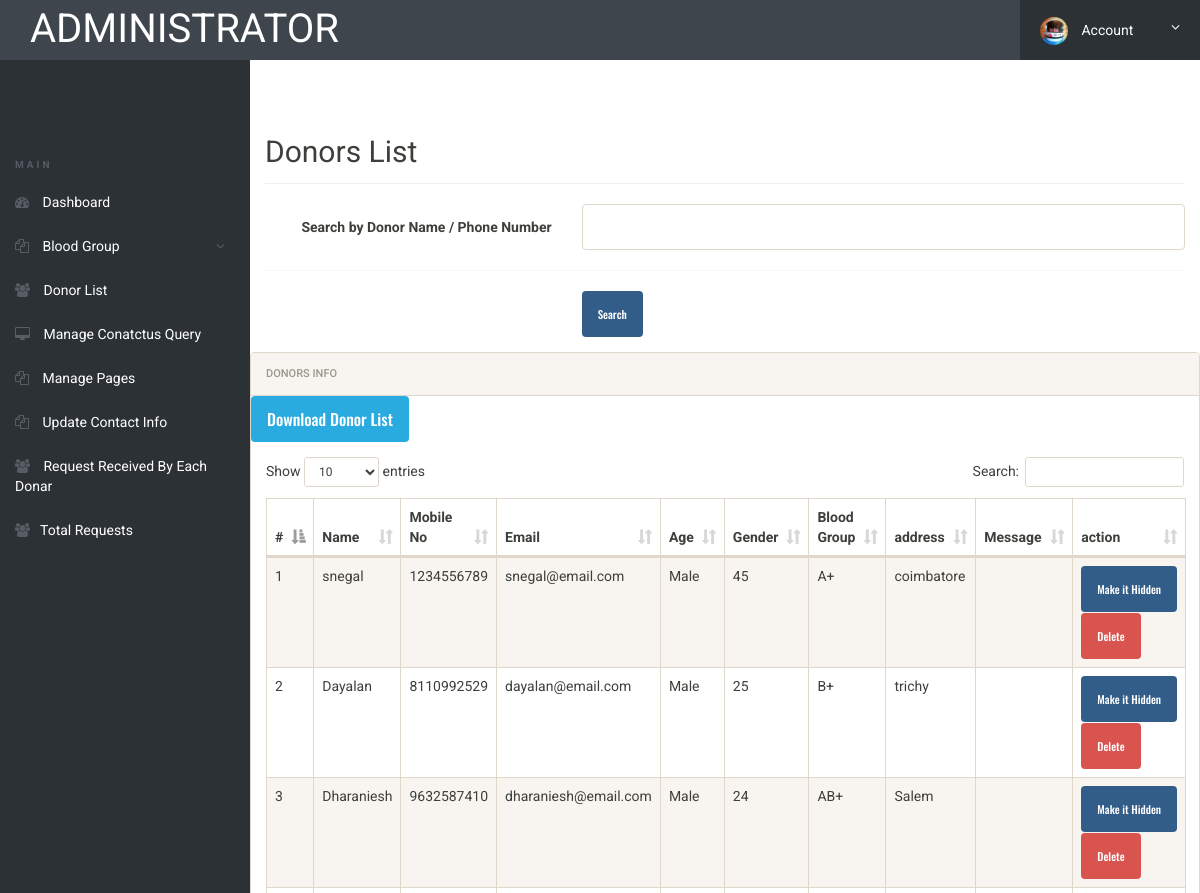
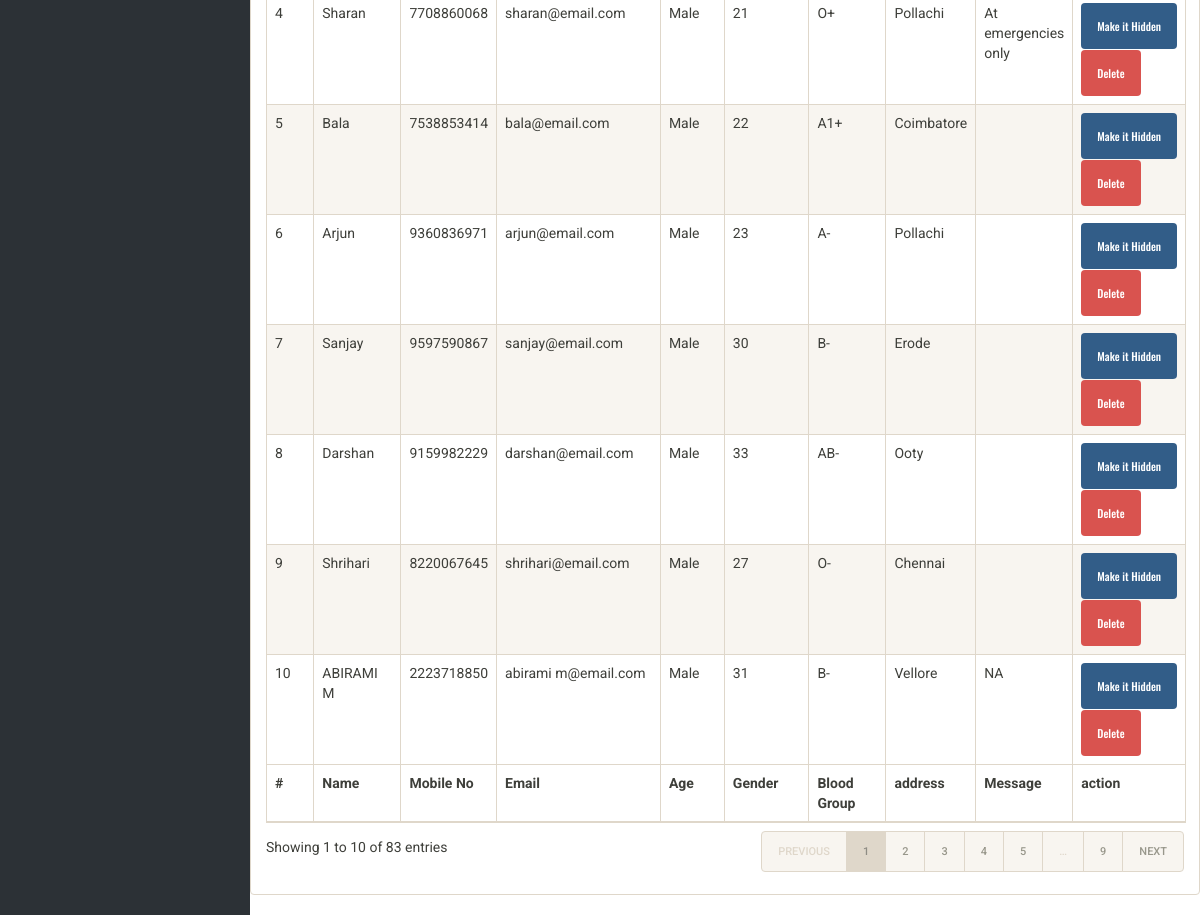
The page /admin/donor-list.php (signed in) on the database its author committed (2 pictures, top to bottom).
### tables this page shows
CREATE TABLE `tblblooddonars` (
  `id` int(11) NOT NULL,
  `FullName` varchar(100) DEFAULT NULL,
  `MobileNumber` char(11) DEFAULT NULL,
  `EmailId` varchar(100) DEFAULT NULL,
  `Gender` varchar(20) DEFAULT NULL,
  `Age` int(11) DEFAULT NULL,
  `BloodGroup` varchar(20) DEFAULT NULL,
  `Address` varchar(255) DEFAULT NULL,
  `Message` mediumtext DEFAULT NULL,
  `PostingDate` timestamp NOT NULL DEFAULT current_timestamp(),
  `status` int(1) DEFAULT NULL,
  `Password` varchar(250) DEFAULT NULL
);

### admin/donor-list.php (the view, shortened to what this page needs)
<?php
include('includes/config.php');
if(strlen($_SESSION['alogin'])==0)
	{
header('location:index.php');
}
else{
 ?>
<!doctype html>
<html lang="en" class="no-js">
<head>
	<link rel="stylesheet" href="css/font-awesome.min.css">
	<link rel="stylesheet" href="css/bootstrap.min.css">
	<link rel="stylesheet" href="css/dataTables.bootstrap.min.css">
	<link rel="stylesheet" href="css/bootstrap-social.css">
	<link rel="stylesheet" href="css/bootstrap-select.css">
	<link rel="stylesheet" href="css/fileinput.min.css">
	<link rel="stylesheet" href="css/awesome-bootstrap-checkbox.css">
	<link rel="stylesheet" href="css/style.css">
</head>
<body>
	<?php include('includes/header.php');?>
	<div class="ts-main-content">
		<?php include('includes/leftbar.php');?>
		<div class="content-wrapper">
			<div class="container-fluid">
				<div class="row">
					<div class="col-md-12">
					<br><br>
						<h2 class="page-title">Donors List</h2>
						<form method="post" name="search" class="form-horizontal" onSubmit="return valid();">
											<div class="form-group">
												<label class="col-sm-4 control-label">Search by Donor Name / Phone Number</label>
												<div class="col-sm-8">
													<input type="text" class="form-control" name="searchdata" id="searchdata" required>
												</div>
											</div>
											<div class="hr-dashed"></div>
											<div class="form-group">
												<div class="col-sm-8 col-sm-offset-4">
													<button class="btn btn-primary" name="search" type="submit">Search</button>
												</div>
											</div>
						</form>
					</div>
						<div class="panel panel-default">
							<div class="panel-heading">Donors Info</div>
								<a href="download-records.php" style="font-size:16px;" class="btn btn-info">Download Donor List</a>
							<div class="panel-body">
								<table id="zctb" class="display table table-striped table-bordered table-hover" cellspacing="0" width="100%">
									<thead>
										<tr>
										<th>#</th>
											<th>Name</th>
											<th>Mobile No</th>
											<th>Email</th>
											<th>Age</th>
											<th>Gender</th>
											<th>Blood Group</th>
											<th>address</th>
											<th>Message </th>
											<th>action </th>
										</tr>
									</thead>
									<tfoot>
										<tr>
										<th>#</th>
										<th>Name</th>
											<th>Mobile No</th>
											<th>Email</th>
											<th>Age</th>
											<th>Gender</th>
											<th>Blood Group</th>
											<th>address</th>
											<th>Message </th>
											<th>action </th>
										</tr>
									</tfoot>
									<tbody>
<?php $sql = "SELECT * from  tblblooddonars ";
$query = $dbh -> prepare($sql);
$query->execute();
$results=$query->fetchAll(PDO::FETCH_OBJ);
$cnt=1;
if($query->rowCount() > 0)
{
foreach($results as $result)
{				?>
										<tr>
											<td><?php echo htmlentities($cnt);?></td>
											<td><?php echo htmlentities($result->FullName);?></td>
											<td><?php echo htmlentities($result->MobileNumber);?></td>
											<td><?php echo htmlentities($result->EmailId);?></td>
											<td><?php echo htmlentities($result->Gender);?></td>
											<td><?php echo htmlentities($result->Age);?></td>
											<td><?php echo htmlentities($result->BloodGroup);?></td>
											<td><?php echo htmlentities($result->Address);?></td>
											<td><?php echo htmlentities($result->Message);?></td>
										<td>
<?php if($result->status==1)
{?>
<a href="donor-list.php?hidden=<?php echo htmlentities($result->id);?>" onclick="return confirm('Do you really want to hiidden this detail')" class="btn btn-primary"> Make it Hidden</a>
<?php } else {?>
<a href="donor-list.php?public=<?php echo htmlentities($result->id);?>" onclick="return confirm('Do you really want to Active this detail')" class="btn btn-primary"> Make it Active</a>
<?php } ?>
<a href="donor-list.php?del=<?php echo htmlentities($result->id);?>" onclick="return confirm('Do you really want to delete this record')" class="btn btn-danger" style="margin-top:1%;"> Delete</a>
</td>
										</tr>
										<?php $cnt=$cnt+1; }} ?>
									</tbody>
								</table>
							</div>
						</div>
					</div>
				</div>
			</div>
		</div>
</body>
</html>
<?php } ?>

### admin/css/style.css (style rules this page uses)
html { font-size: 14px; }
@media only screen and (min-width: 480px) { html { font-size: 17px; } }
@media only screen and (min-width: 768px) { html { font-size: 14px; } }
body { font-size: 1em; }
a { color: #37a6c4; }
.btn { font-family: 'Oswald', sans-serif; }
.hr-dashed { background-color: transparent; border-top: 1px dotted #edf0f5; color: transparent; height: 1px; margin: 20px 0; }
.panel { overflow: hidden; }
.btn { text-transform: none; }
.page-title { padding-bottom: 15px; margin-bottom: 20px; border-bottom: 1px solid #f0f0f0; }
.ts-main-content .content-wrapper { padding-top: 15px; margin-top: 60px; }
@media only screen and (min-width: 992px) { .ts-main-content .content-wrapper { margin-left: 250px; } }

### rows shown on the page
tblblooddonars: FullName "snegal", MobileNumber "1234556789", EmailId "snegal@email.com", Gender "Male", Age "45", BloodGroup "A+", Address "coimbatore"
tblblooddonars: FullName "Dayalan", MobileNumber "8110992529", EmailId "dayalan@email.com", Gender "Male", Age "25", BloodGroup "B+", Address "trichy"
tblblooddonars: FullName "Dharaniesh", MobileNumber "9632587410", EmailId "dharaniesh@email.com", Gender "Male", Age "24", BloodGroup "AB+", Address "Salem"
tblblooddonars: FullName "Sharan", MobileNumber "7708860068", EmailId "sharan@email.com", Gender "Male", Age "21", BloodGroup "O+", Address "Pollachi", Message "At emergencies only"
tblblooddonars: FullName "Bala", MobileNumber "7538853414", EmailId "bala@email.com", Gender "Male", Age "22", BloodGroup "A1+", Address "Coimbatore"
tblblooddonars: FullName "Arjun", MobileNumber "9360836971", EmailId "arjun@email.com", Gender "Male", Age "23", BloodGroup "A-", Address "Pollachi"
tblblooddonars: FullName "Sanjay", MobileNumber "9597590867", EmailId "sanjay@email.com", Gender "Male", Age "30", BloodGroup "B-", Address "Erode"
tblblooddonars: FullName "Darshan", MobileNumber "9159982229", EmailId "darshan@email.com", Gender "Male", Age "33", BloodGroup "AB-", Address "Ooty"
tblblooddonars: FullName "Shrihari", MobileNumber "8220067645", EmailId "shrihari@email.com", Gender "Male", Age "27", BloodGroup "O-", Address "Chennai"
tblblooddonars: FullName "ABIRAMI M", MobileNumber "2223718850", EmailId "abirami m@email.com", Gender "Male", Age "31", BloodGroup "B-", Address "Vellore", Message "NA"
